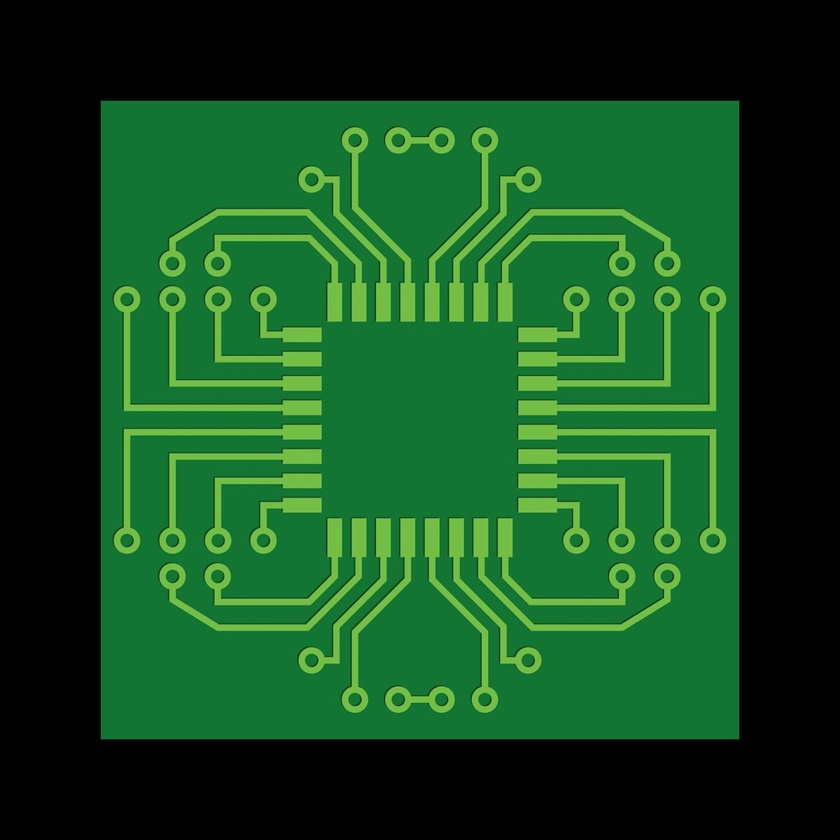
//> input picture 34.jpg, 840 x 840 px, shrunk from 2000 x 2000 before the run
$ ./Source   (built with g++ and OpenCV 4)
//> lines starting //> are read from the running program, lines starting //| are printed output that depends on the picture
#include <opencv2/opencv.hpp>
#include "opencv2/xfeatures2d.hpp"
#include "opencv2/features2d.hpp"
#include <vector>
#include <array>
using namespace std;
using namespace cv;
using namespace cv::xfeatures2d;

const int MAX_FEATURES = 500;
const float GOOD_MATCH_PERCENT = 0.15f;


void alignImages(Mat& im1, Mat& im2, Mat& im1Reg, Mat& h)

{

    // Convert images to grayscale
    Mat im1Gray, im2Gray;
    cvtColor(im1, im1Gray, COLOR_BGR2GRAY);
    cvtColor(im2, im2Gray, COLOR_BGR2GRAY);

    // Variables to store keypoints and descriptors
    std::vector<KeyPoint> keypoints1, keypoints2;
    Mat descriptors1, descriptors2;

    // Detect ORB features and compute descriptors.
    Ptr<Feature2D> orb = ORB::create(MAX_FEATURES);
    orb->detectAndCompute(im1Gray, Mat(), keypoints1, descriptors1);
    orb->detectAndCompute(im2Gray, Mat(), keypoints2, descriptors2);

    // Match features.
    std::vector<DMatch> matches;
    Ptr<DescriptorMatcher> matcher = DescriptorMatcher::create("BruteForce-Hamming");
    matcher->match(descriptors1, descriptors2, matches, Mat());

    // Sort matches by score
    std::sort(matches.begin(), matches.end());

    // Remove not so good matches
    const int numGoodMatches = matches.size() * GOOD_MATCH_PERCENT;
    matches.erase(matches.begin() + numGoodMatches, matches.end());


    // Draw top matches
    Mat imMatches;
    drawMatches(im1, keypoints1, im2, keypoints2, matches, imMatches);
    imwrite("matches.jpg", imMatches);


    // Extract location of good matches
    std::vector<Point2f> points1, points2;

    for (size_t i = 0; i < matches.size(); i++)
    {
        points1.push_back(keypoints1[matches[i].queryIdx].pt);
        points2.push_back(keypoints2[matches[i].trainIdx].pt);
    }

    // Find homography
    h = findHomography(points1, points2, RANSAC);

    // Use homography to warp image
    warpPerspective(im1, im1Reg, h, im2.size());

}


int main(int argc, char** argv)
{
    // Read reference image
    string refFilename("C:\\CODE\\cvexmple\\34.jpg");
    cout << "Reading reference image : " << refFilename << endl;
    Mat imReference = imread(refFilename);
//> imReference is the input picture: 840 rows x 840 cols, CV_8UC3; mean B, G, R 31.3, 73.7, 19.9


    // Read image to be aligned
    string imFilename("C:\\CODE\\cvexmple\\12.jpg");
    cout << "Reading image to align : " << imFilename << endl;
    Mat im = imread(imFilename);
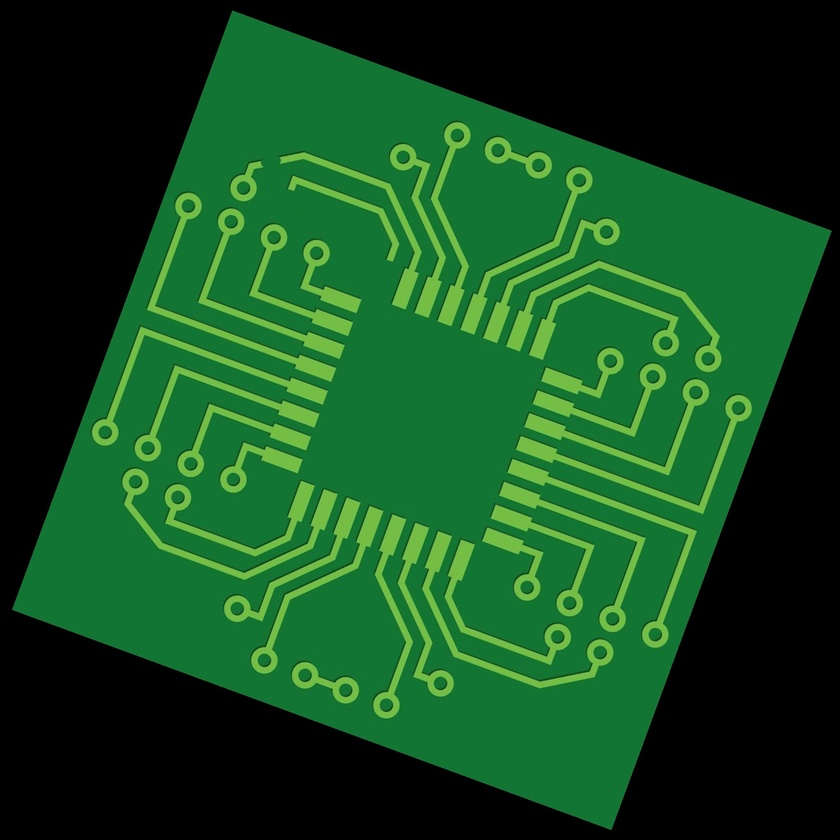
//> input picture 12.jpg, 840 x 840 px, shrunk from 2000 x 2000 before the run
//> im is the input picture: 840 rows x 840 cols, CV_8UC3; mean B, G, R 31.3, 73.7, 19.8


    // Registered image will be resotred in imReg.
    // The estimated homography will be stored in h.
    Mat imReg, h;

    // Align images
    cout << "Aligning images ..." << endl;
    alignImages(im, imReference, imReg, h);
//> in alignImages, `cvtColor(im1, im1Gray, COLOR_BGR2GRAY);`:
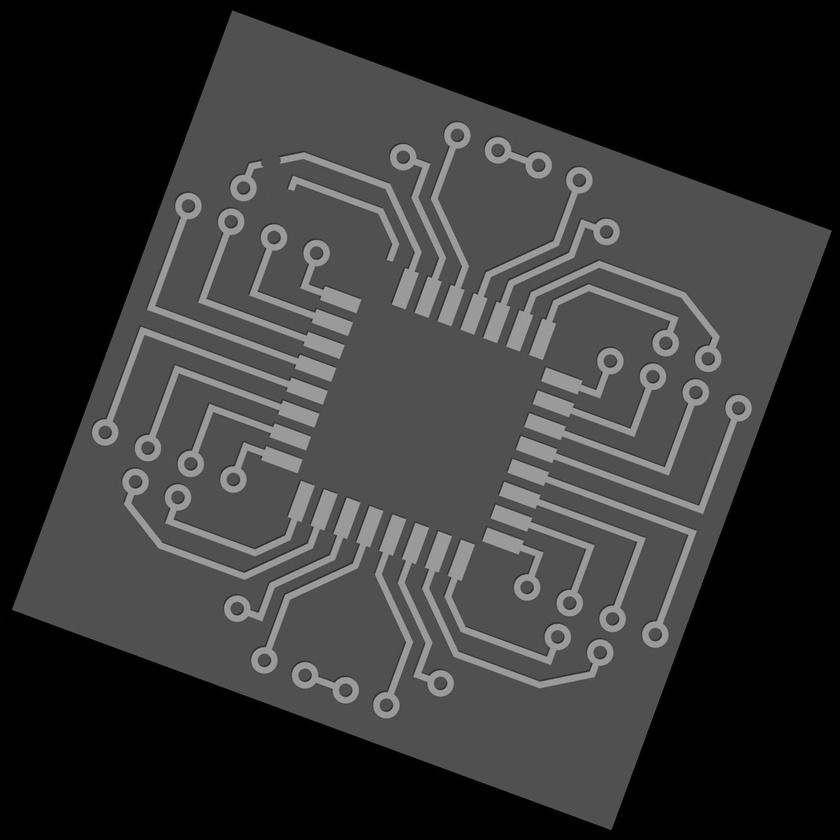
//> im1Gray: 840 rows x 840 cols, CV_8UC1; min 0, max 169, mean 52.7
//> in alignImages, `cvtColor(im2, im2Gray, COLOR_BGR2GRAY);`:
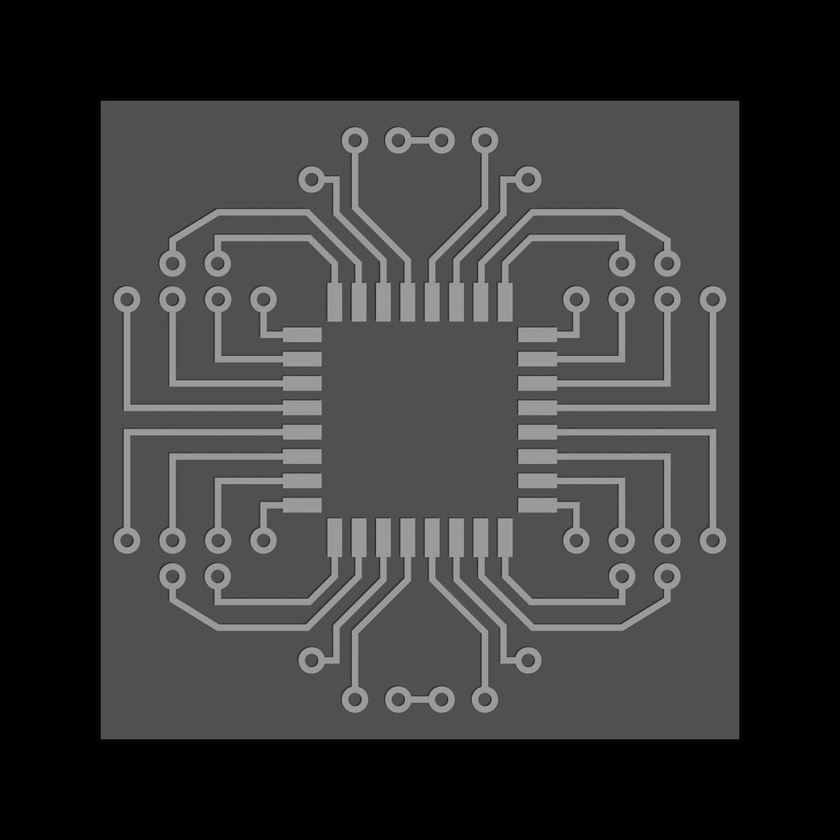
//> im2Gray: 840 rows x 840 cols, CV_8UC1; min 0, max 169, mean 52.8
//> in alignImages, `orb->detectAndCompute(im1Gray, Mat(), keypoints1, descriptors1);`: keypoints1 = 500 keypoints; strongest (x, y, size): (547, 369, 31), (488, 529, 31), (530, 414, 31), (513, 460, 31)
//> in alignImages, `orb->detectAndCompute(im2Gray, Mat(), keypoints2, descriptors2);`: keypoints2 = 500 keypoints; strongest (x, y, size): (519, 353, 31), (377, 284, 31), (377, 519, 31), (353, 519, 31)
//> in alignImages, `matcher->match(descriptors1, descriptors2, matches, Mat());`: matches = 500 matches
//> in alignImages, `const int numGoodMatches = matches.size() * GOOD_MATCH_PERCENT;`: numGoodMatches = 75
//> in alignImages, `matches.erase(matches.begin() + numGoodMatches, matches.end());`: matches = 75 matches
//> in alignImages, `drawMatches(im1, keypoints1, im2, keypoints2, matches, imMatches);`:
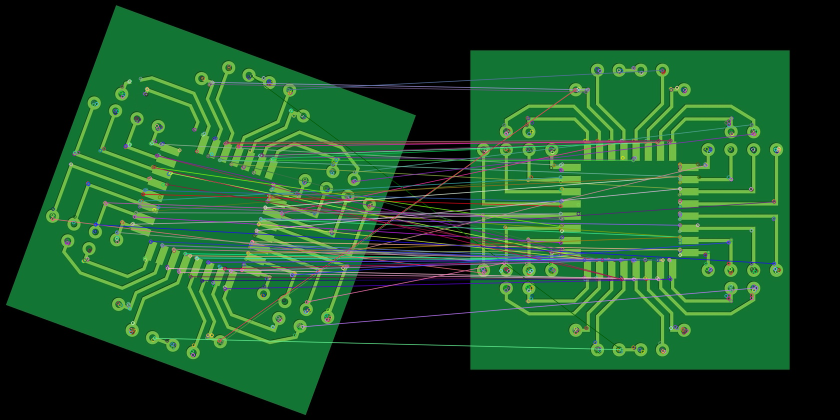
//> imMatches: 840 rows x 1680 cols, CV_8UC3 (shown at 1/2 size); mean B, G, R 37.4, 74.4, 26.1
//> the loop in alignImages, `for (size_t i = 0; i < matches.size(); i++)` made 75 passes
//> after the loop in alignImages, `for (size_t i = 0; i < matches.size(); i++)`: points1 = 75 Points (x, y), first 12: [321.6, 288], [416, 312], [341.3, 345.6], [519.6, 310.8], [439, 320], [324, 490], [271.2, 424.8], [358, 544], [504, 483], [501.6, 487.3], [380.2, 511.2], [346.8, 498]; points2 = 75 Points (x, y), first 12: [280.8, 330], [426, 320], [352.8, 519.8], [474, 284.4], [426, 320], [377, 519], [280.8, 354], [427, 558], [519, 499], [430, 519.6], [485.3, 519.8], [376.8, 519.6]
//> in alignImages, `h = findHomography(points1, points2, RANSAC);`: h = [[0.949, 0.345, -123.3], [-0.342, 0.942, 169.9], [1.16e-05, -1.36e-06, 1]]

    // Write aligned image to disk.
    string outFilename("aligned.jpg");
    cout << "Saving aligned image : " << outFilename << endl;
    imwrite(outFilename, imReg);

    // Print estimated homography
    cout << "Estimated homography : \n" << h << endl;
//| Estimated homography :
//| [0.9488615552689724, 0.3454248164485454, -123.346585990813;
//|  -0.3421499839901066, 0.9422126124550034, 169.9395547205555;
//|  1.157566974976268e-05, -1.358618931653645e-06, 1]

        Mat img1 = imread("C:\\CODE\\cvexmple\\34.jpg");
    Mat img2 = imread("C:\\CODE\\cvexmple\\aligned.jpg");
//> aligned.jpg cannot be read in this run, so this picture is empty

        // calc the difference
    Mat diff;
//> (the run ends here: the program stops with an error, at `absdiff(img1, img2, diff);`)
